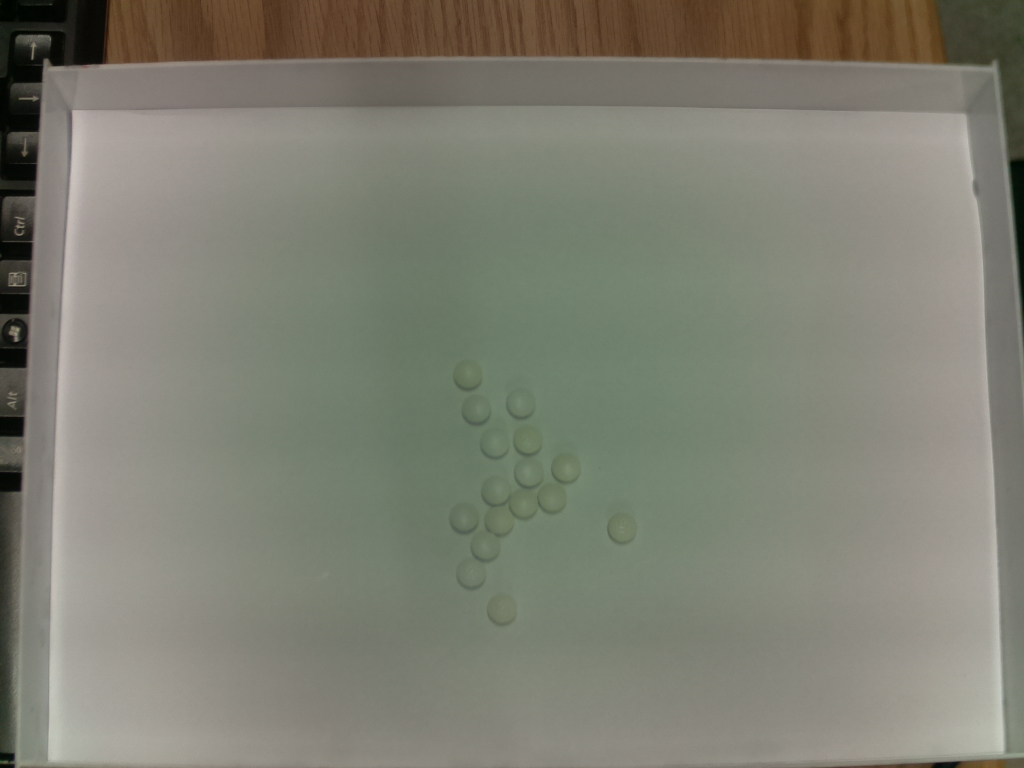
#> input picture S3/S3_016_01_01.jpg, 1024 x 768 px, found by its file name
$ python -i hungry.py   (imports and definitions only)
#> lines starting #> are read from the running program, lines starting #| are printed output that depends on the picture; after the words box and inside, x2 and y2 are one past the last pixel; in counts of white or black regions, pixels touching at a corner belong together
import cv2
import os
import numpy as np
from matplotlib import pyplot as plt
from matplotlib.patches import ConnectionPatch
from collections import Counter
from scipy.optimize import linear_sum_assignment
import math
from collections import Counter

count = []
mode = 0
infine = [9999, 9999]

images = []


# [10 lines left out: function import_pillGroup, not called in this run]


def detect_pill(img):
#> called with img = 'S3/S3_016_01_01.jpg'
    img = "S3/" + img
    img = cv2.imread(img, 0)
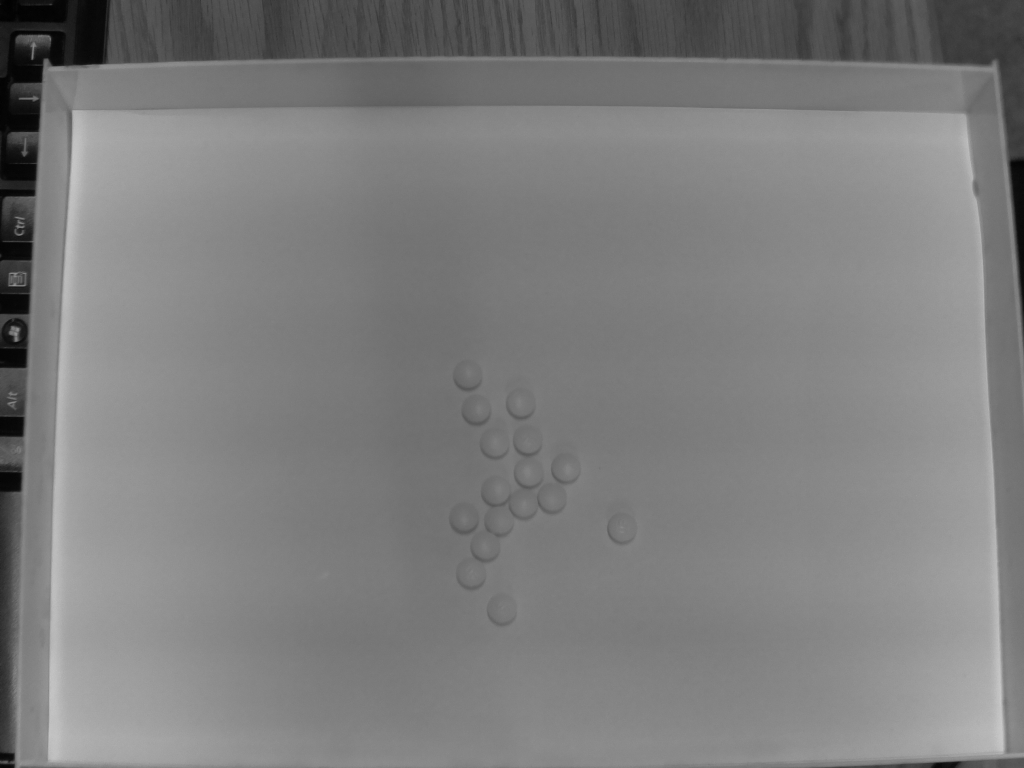
#> img: shape (768, 1024); min 1, max 201, mean 125.7

    img = img[115:760, 50:980].copy()
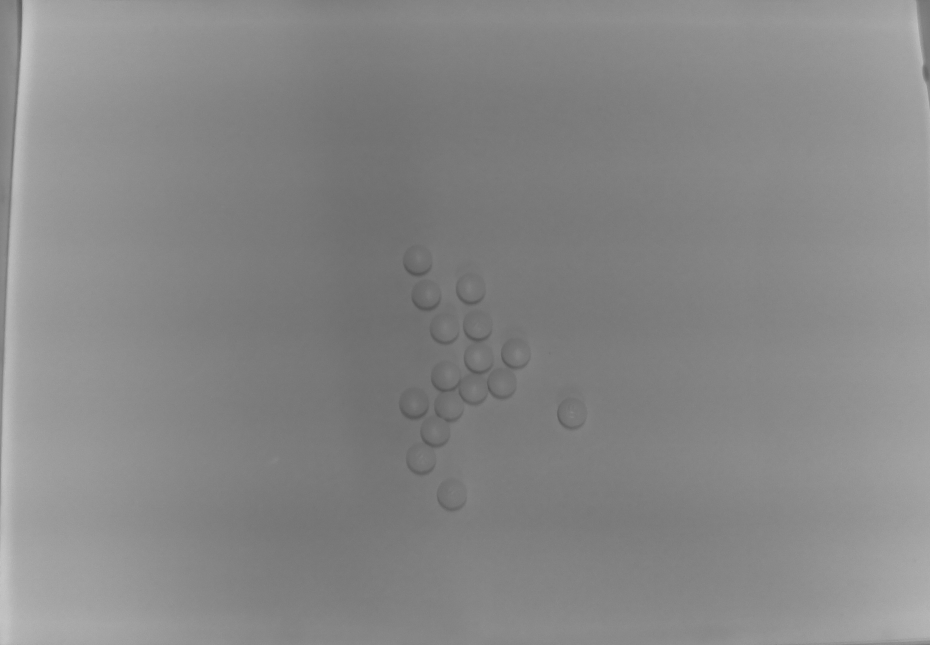
#> img: shape (645, 930); min 86, max 198, mean 134.7
    img = cv2.medianBlur(img, 3)

    dst = cv2.adaptiveThreshold(
        img, 255, cv2.ADAPTIVE_THRESH_MEAN_C, cv2.THRESH_BINARY, 11, 2
    )
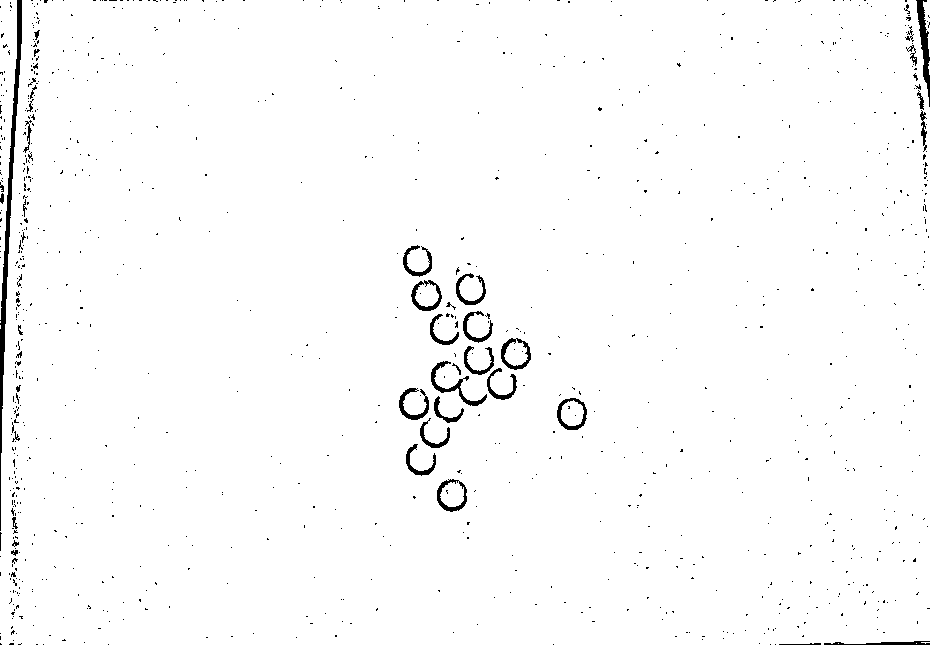
#> dst: shape (645, 930); 98.3% white; 999 black regions (955 under 20 px), largest, box (x1, y1, x2, y2) and area: (0, 0, 22, 531) 1928, (916, 0, 930, 107) 581, (431, 361, 487, 406) 436

    # dst = cv2.medianBlur(dst, 3)

    circles = cv2.HoughCircles(
        dst, cv2.HOUGH_GRADIENT, 1, 11, param1=5, param2=13, minRadius=7, maxRadius=20
    )
#> circles = 16 rows, first 8: [452.5, 492.5, 13.8], [502.5, 380.5, 13.8], [478.5, 357.5, 15.8], [470.5, 288.5, 11.6], [414.5, 400.5, 13.8], [571.5, 413.5, 11.8], [426.5, 294.5, 11.8], [474.5, 389.5, 16]
    circles = np.uint16(np.around(circles))
#> circles = 16 rows, first 8: [452, 492, 14], [502, 380, 14], [478, 358, 16], [470, 288, 12], [414, 400, 14], [572, 414, 12], [426, 294, 12], [474, 390, 16]

    points = []
    for i in circles[0, :]:
        points.append([i[0], i[1]])
#> this loop made 16 passes
#> i on passes 1 to 12: [452, 492, 14], [502, 380, 14], [478, 358, 16], [470, 288, 12], [414, 400, 14], [572, 414, 12], [426, 294, 12], [474, 390, 16], [478, 324, 13], [446, 324, 19], [448, 378, 14], [416, 262, 14]
#> after the loop, points = [[452, 492], [502, 380], [478, 358], [470, 288], [414, 400], [572, 414], [426, 294], [474, 390], [478, 324], [446, 324], [448, 378], [416, 262], [422, 458], [516, 356], [446, 404], [436, 432]]

    count.append(len(points))
    images.append(dst)

    return points


# [32 lines left out: function get_dist, not called in this run]


# [67 lines not run here, left out]

>>> result = detect_pill('S3/S3_016_01_01.jpg')
#> result has the same summary as points in detect_pill
